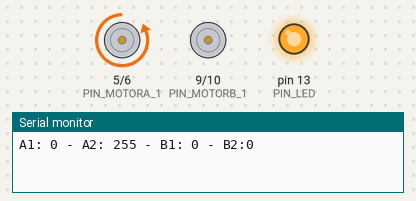
A sketch run on a simulated Arduino Uno, built with avr-gcc and run on an emulated ATmega328P. Shown: motor-driver pin pairs drawn as motors (green arrow = first pin HIGH = forward, orange = second pin HIGH = backward, longer = more drive), output pins drawn as LEDs (lit = HIGH), the last lines printed to the serial monitor.

Above: at 2.5 s.
At 5.2 s:
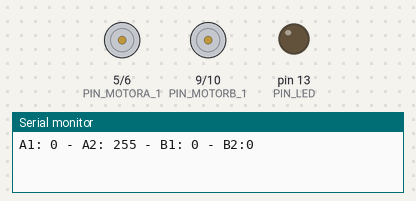
At 8.0 s:
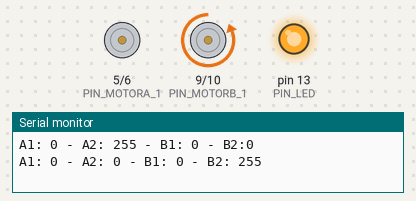
Timing chart, 0 to 14.3 s (numbered marks = the images above):
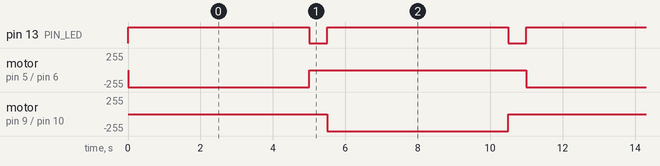

The sketch:

test_dcmotor.ino
```cpp
#define PIN_LED 13
#define PIN_MOTORA_1 5
#define PIN_MOTORA_2 6

#define PIN_MOTORB_1 9
#define PIN_MOTORB_2 10

#define TIME_ON 5000
#define TIME_OFF 500

int speedMotor = 255;

void setup() {

  Serial.begin(9600);

  pinMode(PIN_LED, OUTPUT);
  pinMode(PIN_MOTORA_1, OUTPUT);
  pinMode(PIN_MOTORA_2, OUTPUT);
  pinMode(PIN_MOTORB_1, OUTPUT);
  pinMode(PIN_MOTORB_2, OUTPUT);

  analogWrite(PIN_MOTORA_1,0);
  analogWrite(PIN_MOTORA_2,0);
  analogWrite(PIN_MOTORB_1,0);
  analogWrite(PIN_MOTORB_2,0);
}

void loop() {
    // Liga Só motorA
    analogWrite(PIN_MOTORA_1,0);
    analogWrite(PIN_MOTORA_2,speedMotor);
    analogWrite(PIN_MOTORB_1,0);
    analogWrite(PIN_MOTORB_2,0);
    digitalWrite(PIN_LED,HIGH);

    Serial.print("A1: 0 - A2: ");
    Serial.print(speedMotor);
    Serial.println(" - B1: 0 - B2:0");

    delay(TIME_ON);

    // Desliga Tudo
    analogWrite(PIN_MOTORA_1,0);
    analogWrite(PIN_MOTORA_2,0);
    analogWrite(PIN_MOTORB_1,0);
    analogWrite(PIN_MOTORB_2,0);
    digitalWrite(PIN_LED,LOW);

    delay(TIME_OFF);

    // Liga Só motorB
    analogWrite(PIN_MOTORA_1,0);
    analogWrite(PIN_MOTORA_2,0);
    analogWrite(PIN_MOTORB_1,0);
    analogWrite(PIN_MOTORB_2,speedMotor);
    digitalWrite(PIN_LED,HIGH);

    Serial.print("A1: 0 - A2: 0 - B1: 0 - B2: ");
    Serial.println(speedMotor);

    delay(TIME_ON);

    // Desliga Tudo
    analogWrite(PIN_MOTORA_1,0);
    analogWrite(PIN_MOTORA_2,0);
    analogWrite(PIN_MOTORB_1,0);
    analogWrite(PIN_MOTORB_2,0);
    digitalWrite(PIN_LED,LOW);

    delay(TIME_OFF);
}
```

Measured:
- by itself, pin 13 (PIN_LED): alternates HIGH for 5.0 s and LOW for 0.50 s
- by itself, motor on pin 5 (PIN_MOTORA_1) / pin 6 (PIN_MOTORA_2), motor on pin 9 (PIN_MOTORB_1) / pin 10 (PIN_MOTORB_2): alternates backward 255/255 for 5.0 s and stopped for 6.0 s
